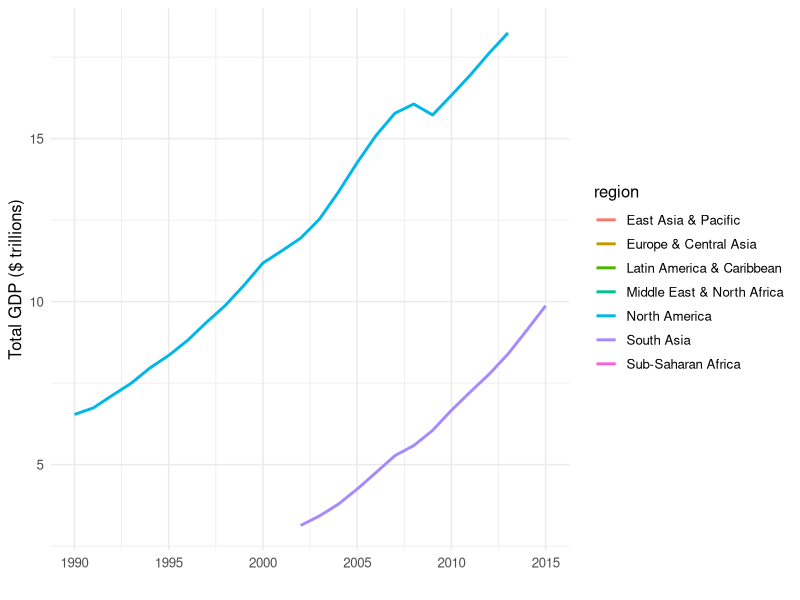
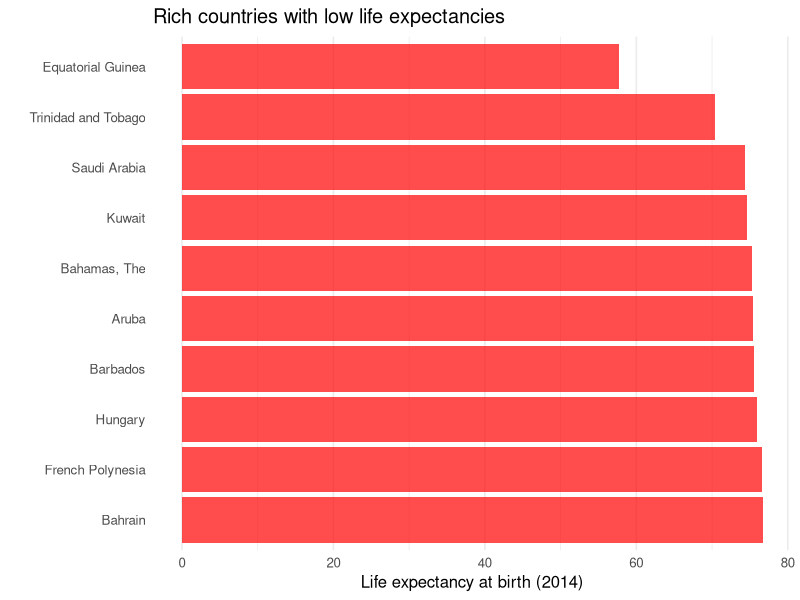

Here is the R script that generated these plots, in order:
#Set working directory to r-analysis, the file with the data and scripts
#load required packages
# load required packages
library(readr)
library(dplyr)
library(ggplot2)

# load health and wealth of nations data
nations1 <- read_csv("nations1.csv")
nations2 <- read_csv("nations2.csv")

# view the first six rows of nations1 data
head(nations1)

#look at the population column specifically
nations1$population

# convert population to integers
nations1$population <- as.integer(nations1$population)

#now check to see the change
head(nations1)

#Exercise: do the same thing for the year column
#look at year specifically by typing nations1 and the $ operator and then 'year'

#now use the as.integer function to change year 

#now check again using the head function to make sure the change took effect

# summary of nations1 data
summary(nations1)

#uh-oh income is character? is that right?
nations1$income

#Manipulating with dplyr
#filtering and sorting
#filter nations1 for 2014 and create new data called longevity
longevity <- nations1 %>%
  filter(year == 2014 & !is.na(life_expect)) %>%
  select(country, life_expect, income, region)

#check the result 
head(longevity)

#Exercise: did we miss the newest data in 2015? Replicate for 2015 and see what happens -- call the result longevity2015

#now, let's look for the top 10 high-income countries with the lowest life expectancy
high_income_short_life <- longevity %>%
  filter(income == "High income") %>%
  arrange(life_expect) %>%
  head(10)
#Now look at what we have
head(high_income_short_life,10)

# find the 20 countries with the longest life expectancies, 
# plus the United States with its rank, if it lies outside the top 20
long_life <- longevity %>%
  arrange(desc(life_expect)) %>%
  mutate(rank = c(1:195)) %>%
  filter(rank <= 20 | country == "United States")
#take a look
head(long_life,21)
#Tibble won't let us see that many rows so we fall back on print()
print(tbl_df(long_life), n=21)

# find the 20 countries with the longest life expectancies,
# plus the United States and Russia with their ranks
long_life <- longevity %>%
  arrange(desc(life_expect)) %>%
  mutate(rank = c(1:195)) %>%
  filter(rank <= 20 | grepl("United States|Russia", country))
#Again use print to see all the rows
print(tbl_df(long_life), n=22)

# write data to a csv file
write_csv(long_life, "long_life.csv", na="")
#Group and summarize
# summarize the data by year, finding the maximum and minimum country-level life expectancies, and then calculate the range of values
longevity_summary <- nations1 %>%
  filter(!is.na(life_expect)) %>%
  group_by(year) %>%
  summarize(countries = n(),
            max_life_expect = max(life_expect),
            min_life_expect = min(life_expect)) %>%
  mutate(range_life_expect = max_life_expect - min_life_expect) %>%
  arrange(desc(year))

#look at data
print(tbl_df(longevity_summary), n=25)
#Joining
#join nations and nations2
nations <- inner_join(nations1, nations2)

# total GDP, in trillions of dollars, by region, over time
gdp_regions <- nations %>%
  mutate(gdp = gdp_percap * population,
         gdp_tn = gdp/1000000000000) %>%
  group_by(region, year) %>%
  summarize(total_gdp_tn = sum(gdp_tn, na.rm = TRUE))
#look at first 10
head(gdp_regions,10) 

# what happens if we don't remove missing values? 
gdp_regions <- nations %>%
  mutate(gdp = gdp_percap * population,
         gdp_tn = gdp/1000000000000) %>%
  group_by(region, year) %>%
  summarize(total_gdp_tn = sum(gdp_tn))
#look at first 10
head(gdp_regions,10)   

# Draw a line chart showing total GDP, by region, over time.
ggplot(gdp_regions, aes(x=year, y=total_gdp_tn, color=region)) +
  geom_line(size=1) +
  xlab("") +
  ylab("Total GDP ($ trillions)") +
  theme_minimal(base_size = 12)
#Bar chart of 10 high income countries with lowest life expectancies
ggplot(high_income_short_life, aes(x=reorder(country,-life_expect), y=life_expect)) +
  geom_bar(stat="identity", fill = "red", alpha = 0.7) +
  xlab("") +
  ylab("Life expectancy at birth (2014)") + 
  ggtitle("Rich countries with low life expectancies") +
  theme_minimal(base_size = 12) +
  theme(panel.grid.major.y = element_blank(),
        panel.grid.minor.y = element_blank()) +
  coord_flip()
